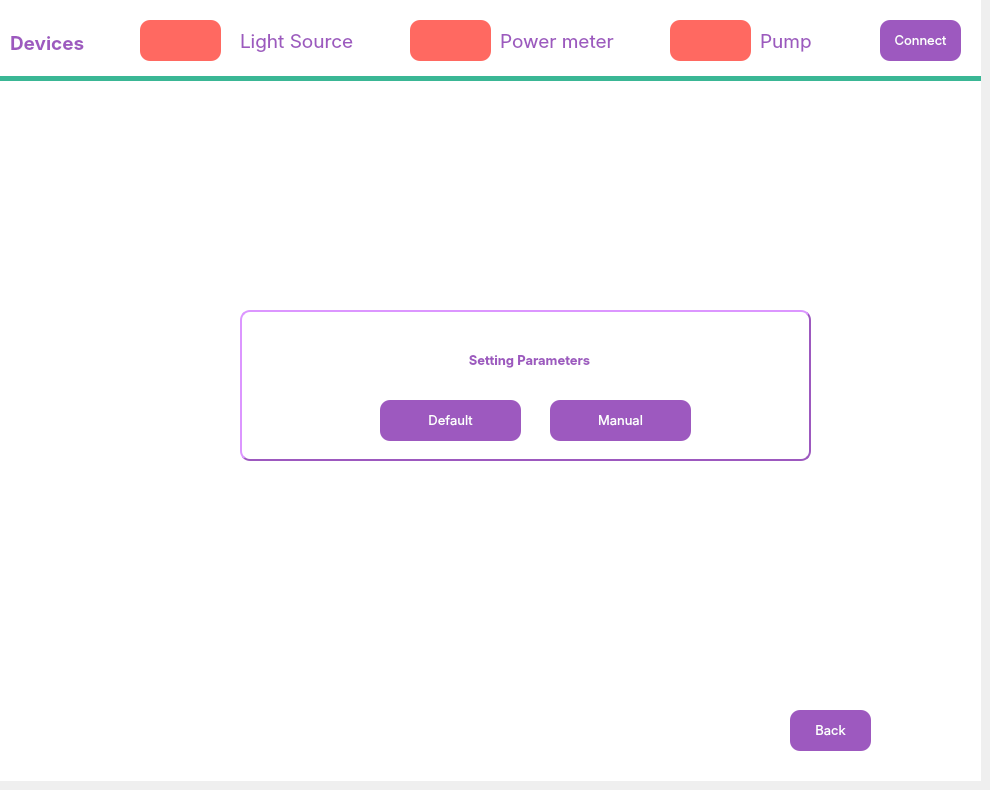
    <widget class="QWidget" name="settingParameter_page">
     <widget class="QWidget" name="settingParameter_field" native="true">
      <property name="geometry">
       <rect>
        <x>0</x>
        <y>0</y>
        <width>981</width>
        <height>781</height>
       </rect>
      </property>
      <property name="styleSheet">
       <string notr="true">#settingParameter_field{
background-color : #FFFFFF;

}</string>
      </property>
      <widget class="QWidget" name="setParameterField2" native="true">
       <property name="geometry">
        <rect>
         <x>240</x>
         <y>310</y>
         <width>571</width>
         <height>151</height>
        </rect>
       </property>
       <property name="font">
        <font>
         <kerning>false</kerning>
        </font>
       </property>
       <property name="styleSheet">
        <string notr="true">#setParameterField2{
border-style: outset;
 border-width: 2px;
border-radius: 10px;
 border-color: #9D59BF;
}

</string>
       </property>
       <widget class="QLabel" name="label_settingParameter">
        <property name="geometry">
         <rect>
          <x>200</x>
          <y>30</y>
          <width>179</width>
          <height>41</height>
         </rect>
        </property>
        <property name="font">
         <font>
          <family>Inter</family>
          <pointsize>10</pointsize>
          <weight>75</weight>
          <bold>true</bold>
         </font>
        </property>
        <property name="styleSheet">
         <string notr="true">color:#9D59BF;</string>
        </property>
        <property name="text">
         <string>Setting Parameters</string>
        </property>
        <property name="alignment">
         <set>Qt::AlignCenter</set>
        </property>
       </widget>
       <widget class="QPushButton" name="defaultParameter_button">
        <property name="geometry">
         <rect>
          <x>140</x>
          <y>90</y>
          <width>141</width>
          <height>41</height>
         </rect>
        </property>
        <property name="font">
         <font>
          <family>Inter</family>
          <pointsize>10</pointsize>
          <weight>50</weight>
          <bold>false</bold>
          <kerning>false</kerning>
         </font>
        </property>
        <property name="styleSheet">
         <string notr="true">background-color: #9D59BF;
border-radius: 10px;
border:none;
color: #FFFFFF;
</string>
        </property>
        <property name="text">
         <string>Default</string>
        </property>
        <property name="autoDefault">
         <bool>false</bool>
        </property>
        <property name="default">
         <bool>false</bool>
        </property>
       </widget>
       <widget class="QPushButton" name="manualParameter_button">
        <property name="geometry">
         <rect>
          <x>310</x>
          <y>90</y>
          <width>141</width>
          <height>41</height>
         </rect>
        </property>
        <property name="font">
         <font>
          <family>Inter</family>
          <pointsize>10</pointsize>
          <weight>50</weight>
          <bold>false</bold>
          <kerning>false</kerning>
         </font>
        </property>
        <property name="styleSheet">
         <string notr="true">background-color: #9D59BF;
border-radius: 10px;
border:none;
color: #FFFFFF;
</string>
        </property>
        <property name="text">
         <string>Manual</string>
        </property>
        <property name="autoDefault">
         <bool>false</bool>
        </property>
        <property name="default">
         <bool>false</bool>
        </property>
       </widget>
      </widget>
      <widget class="QLabel" name="status_lightSource_2">
       <property name="geometry">
        <rect>
         <x>140</x>
         <y>20</y>
         <width>81</width>
         <height>41</height>
        </rect>
       </property>
       <property name="font">
        <font>
         <strikeout>false</strikeout>
        </font>
       </property>
       <property name="styleSheet">
        <string notr="true">
background-color: #ff6961 ;
border-radius: 10px;
border-style: outset;

</string>
       </property>
       <property name="text">
        <string/>
       </property>
      </widget>
      <widget class="Line" name="line_5">
       <property name="geometry">
        <rect>
         <x>0</x>
         <y>70</y>
         <width>991</width>
         <height>16</height>
        </rect>
       </property>
       <property name="styleSheet">
        <string notr="true">color: #3AB795;</string>
       </property>
       <property name="frameShadow">
        <enum>QFrame::Plain</enum>
       </property>
       <property name="lineWidth">
        <number>5</number>
       </property>
       <property name="orientation">
        <enum>Qt::Horizontal</enum>
       </property>
      </widget>
      <widget class="QLabel" name="label_lightSource_2">
       <property name="geometry">
        <rect>
         <x>240</x>
         <y>0</y>
         <width>179</width>
         <height>81</height>
        </rect>
       </property>
       <property name="font">
        <font>
         <family>Inter</family>
         <pointsize>14</pointsize>
        </font>
       </property>
       <property name="styleSheet">
        <string notr="true">color:#9D59BF;</string>
       </property>
       <property name="text">
        <string>Light Source</string>
       </property>
      </widget>
      <widget class="QLabel" name="label_devices">
       <property name="geometry">
        <rect>
         <x>10</x>
         <y>0</y>
         <width>101</width>
         <height>85</height>
        </rect>
       </property>
       <property name="font">
        <font>
         <family>Inter</family>
         <pointsize>14</pointsize>
         <weight>75</weight>
         <bold>true</bold>
        </font>
       </property>
       <property name="styleSheet">
        <string notr="true">color:#9D59BF;</string>
       </property>
       <property name="text">
        <string>Devices</string>
       </property>
      </widget>
      <widget class="QLabel" name="label_pump_2">
       <property name="geometry">
        <rect>
         <x>760</x>
         <y>0</y>
         <width>71</width>
         <height>81</height>
        </rect>
       </property>
       <property name="font">
        <font>
         <family>Inter</family>
         <pointsize>14</pointsize>
        </font>
       </property>
       <property name="styleSheet">
        <string notr="true">color:#9D59BF;</string>
       </property>
       <property name="text">
        <string>Pump</string>
       </property>
      </widget>
      <widget class="QLabel" name="status_powerMeter_2">
       <property name="geometry">
        <rect>
         <x>410</x>
         <y>20</y>
         <width>81</width>
         <height>41</height>
        </rect>
       </property>
       <property name="font">
        <font>
         <strikeout>false</strikeout>
        </font>
       </property>
       <property name="styleSheet">
        <string notr="true">
background-color: #ff6961 ;
border-radius: 10px;
border-style: outset;

</string>
       </property>
       <property name="text">
        <string/>
       </property>
      </widget>
      <widget class="QLabel" name="status_pump_2">
       <property name="geometry">
        <rect>
         <x>670</x>
         <y>20</y>
         <width>81</width>
         <height>41</height>
        </rect>
       </property>
       <property name="font">
        <font>
         <strikeout>false</strikeout>
        </font>
       </property>
       <property name="styleSheet">
        <string notr="true">
background-color: #ff6961 ;
border-radius: 10px;
border-style: outset;

</string>
       </property>
       <property name="text">
        <string/>
       </property>
      </widget>
      <widget class="QPushButton" name="connect_button_2">
       <property name="geometry">
        <rect>
         <x>880</x>
         <y>20</y>
         <width>81</width>
         <height>41</height>
        </rect>
       </property>
       <property name="font">
        <font>
         <family>Inter</family>
         <pointsize>10</pointsize>
         <weight>50</weight>
         <bold>false</bold>
         <kerning>false</kerning>
        </font>
       </property>
       <property name="styleSheet">
        <string notr="true">background-color: #9D59BF;
border-radius: 10px;
border:none;
color: #FFFFFF;
</string>
       </property>
       <property name="text">
        <string>Connect</string>
       </property>
       <property name="autoDefault">
        <bool>false</bool>
       </property>
       <property name="default">
        <bool>false</bool>
       </property>
      </widget>
      <widget class="QLabel" name="label_powerMeter_2">
       <property name="geometry">
        <rect>
         <x>500</x>
         <y>0</y>
         <width>179</width>
         <height>81</height>
        </rect>
       </property>
       <property name="font">
        <font>
         <family>Inter</family>
         <pointsize>14</pointsize>
        </font>
       </property>
       <property name="styleSheet">
        <string notr="true">color:#9D59BF;</string>
       </property>
       <property name="text">
        <string>Power meter</string>
       </property>
      </widget>
      <widget class="QPushButton" name="back_button_6">
       <property name="geometry">
        <rect>
         <x>790</x>
         <y>710</y>
         <width>81</width>
         <height>41</height>
        </rect>
       </property>
       <property name="font">
        <font>
         <family>Inter</family>
         <pointsize>10</pointsize>
         <weight>50</weight>
         <bold>false</bold>
         <kerning>false</kerning>
        </font>
       </property>
       <property name="styleSheet">
        <string notr="true">background-color: #9D59BF;
border-radius: 10px;
border:none;
color: #FFFFFF;
</string>
       </property>
       <property name="text">
        <string>Back</string>
       </property>
       <property name="autoDefault">
        <bool>false</bool>
       </property>
       <property name="default">
        <bool>false</bool>
       </property>
      </widget>
     </widget>
    </widget>
